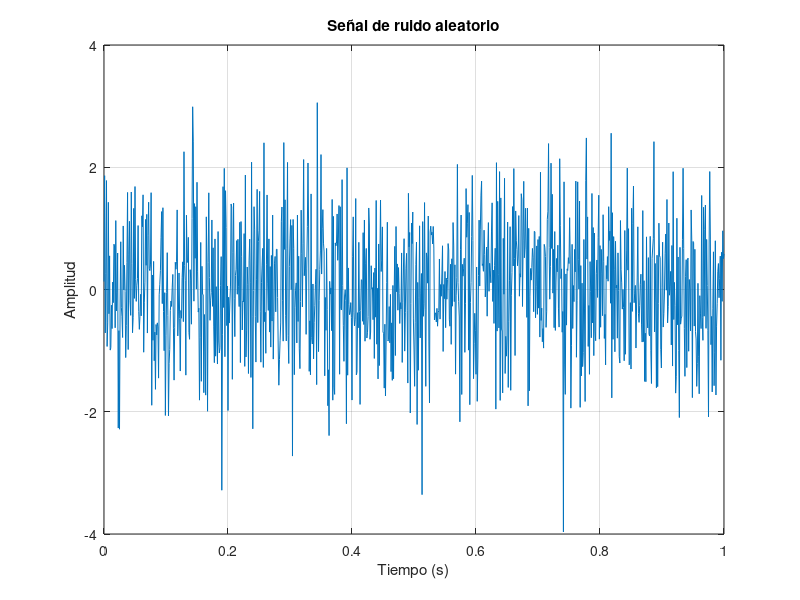

MATLAB code to generate this figure:
% Parámetros de la señal
fs = 1000;          % frecuencia de muestreo (Hz)
t = 0:1/fs:1;       % vector de tiempo: 1 segundo

% Generación de ruido aleatorio (distribución normal)
ruido = randn(size(t));

% Gráfica
figure;
plot(t, ruido);
title('Señal de ruido aleatorio');
xlabel('Tiempo (s)');
ylabel('Amplitud');
grid on;
